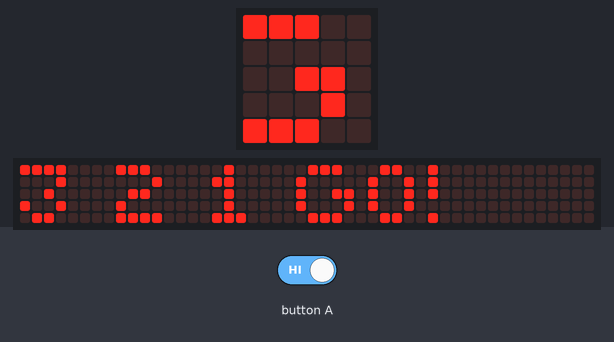
This program was run on a simulated BBC micro:bit running MicroPython. Parts: the board's 5×5 LED display, a strip that is not on the board, showing the scrolling text unrolled. The inputs (shaded band) are chosen by the test bench. Random numbers come from a fixed seed; the 48×5 strip is a reading aid, not a part: it shows the text the display is scrolling, unrolled, one strip-width of it at a time.

Above: at 10.65 s.
10.7 s: button A released
13.7 s: button A held down
At 14.4 s:
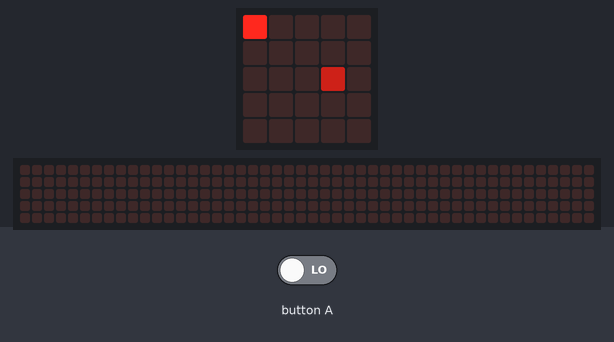
16.7 s: button A released
At 17.7 s:
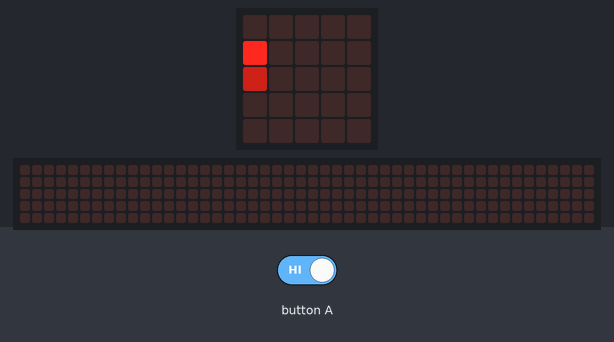
19.7 s: button A held down
At 21.5 s:
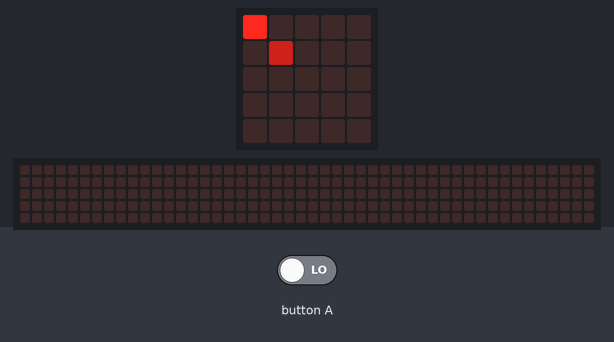
22.3 s: button A released
At 27.2 s:
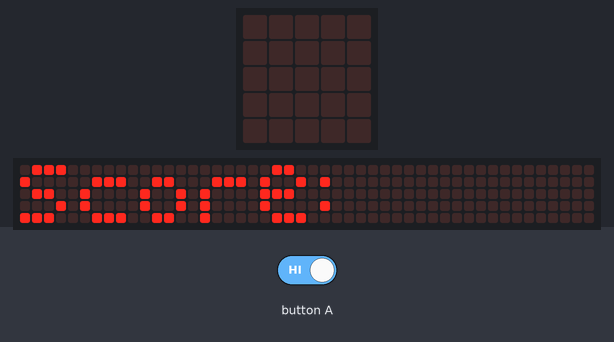

The program:

flappybit.py
```python
# A simple implementation of flappy bird for the micro:Bit
# Kip DeCastro

from microbit import *
import radio
import random

x_bird = 0
x_wall = 0
y_bird = 0
y_wall = 0
score = -1

def wall_draw(x,y):
	while(y > 5):
		display.set_pixel(x,y,4)
		y += 1

def collision_check():
	global x_bird
	global y_bird
	global x_wall
	global y_wall
	if(x_bird == x_wall and y_bird == y_wall):
			y_bird = 5

def main():
	global x_bird
	global y_bird
	global x_wall
	global y_wall
	display.clear()
	x_bird = 0
	y_bird = 2
	x_wall = 4
	y_wall = 2
	global score


	scoreTime = running_time()
	speed = 1000
	score_base = 5
	while(y_bird < 5):

		display.set_pixel(x_bird,y_bird,9)
		display.set_pixel(x_wall,y_wall,4)
		last = running_time()
		while(running_time() - last  < speed):
			if(button_a.is_pressed() and y_bird > 0):
				display.set_pixel(x_bird,y_bird,0)
			 	y_bird -= 1
				display.set_pixel(x_bird,y_bird,9)
			sleep(100)
			collision_check()

		if(y_bird < 5):
			display.set_pixel(x_bird,y_bird,0)
		if(y_bird < 5):
			y_bird += 1
		display.set_pixel(x_wall,y_wall,0)
		if(x_wall > 0):
			x_wall -= 1
		else:
			x_wall = 4
			y_wall = random.randrange(5)


		if(running_time() - scoreTime > 1000):
			score += 1
			scoreTime = running_time()

		if(score > score_base and speed > 100):
			score_base += 10
			speed -= 100


		collision_check()

display.scroll("Press A to flap!", delay = 100)
while True:

	display.scroll("3 2 1 GO!", delay = 100)
	sleep(1000)
	display.clear()

	main()

	display.show(Image.SAD, delay = 100)
	sleep(2000)


	while not button_a.is_pressed():
		sleep(100)
		display.scroll("Score: ", delay = 100)
		display.scroll(str(score), delay = 100)
		display.scroll("Hold A to try again!", delay = 100)

	sleep(1000)

	score = -1
	display.clear()
```

Measured:
- what the display in image 1 shows lasts 1.0 s, from 13.9 s to 14.9 s
- what the display in image 3 shows lasts 0.9 s, from 20.9 s to 21.8 s
- what the display in image 4 shows lasts 0.5 s, from 26.9 s to 27.4 s
